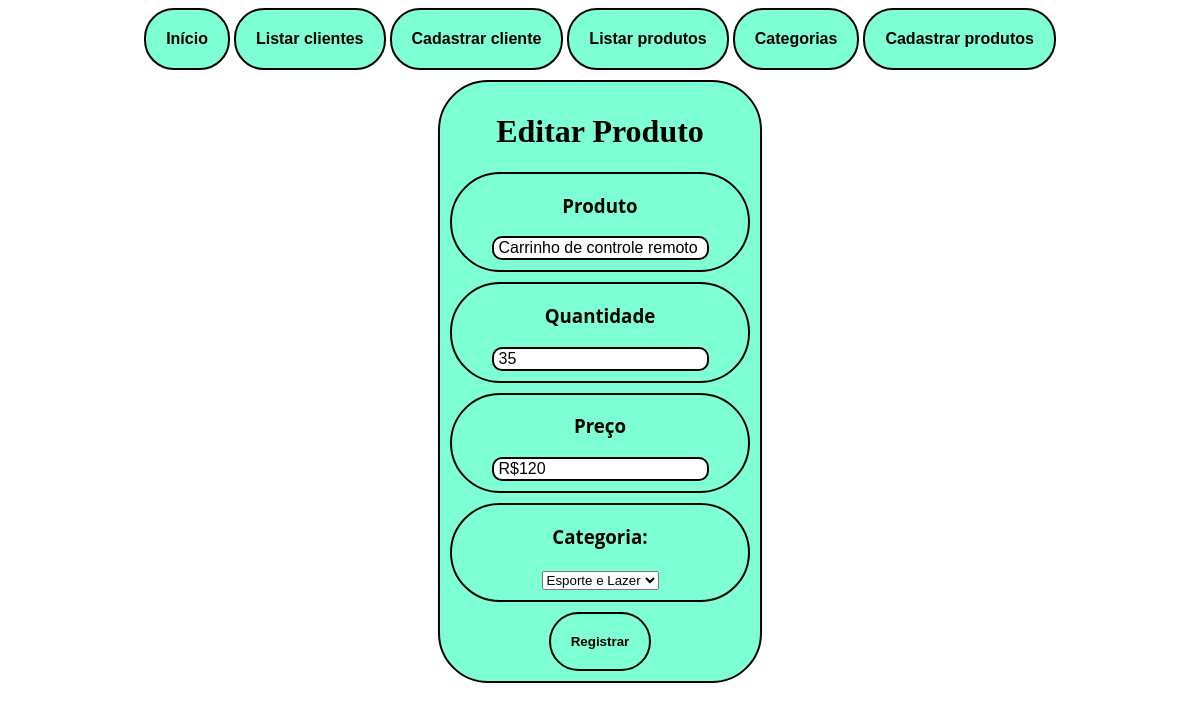
Page /core/editprod/9 on the committed database.
### core/models.py (models this page shows, shortened)
class product(models.Model):
    nome = models.CharField(max_length=100)
    quant = models.IntegerField()
    price = models.CharField(max_length=100)
    categ = models.CharField(max_length=100)

### core/views.py (the view)
# urls.py: path('editprod/<int:id>', editprod, name='editprod'),
def editprod(request, id):
    prod = product.objects.get(id=id)
    categorias = categ.objects.all()
    return render(request, 'editprod.html', {'prod': prod, 'categ': categorias})

### core/templates/editprod.html (shortened to what this page needs)
<!DOCTYPE html>
{% load static %}
<html lang="en">
<head>
    <link rel="stylesheet" href="{% static 'core/style.css' %}">
    <div id="pagebutton">
        <a href="/home" class="button">Início</a>
        <a href="/listcli"  class="button">Listar clientes</a>
        <a href="/registercli" class="button">Cadastrar cliente</a>
        <a href="/listprod" class="button">Listar produtos</a>
        <a href="/categorias" class="button">Categorias</a>
        <a href="/registerpro" class="button">Cadastrar produtos</a>
    </div>
</head>
<body style="background-image: url('https://wallpaperaccess.com/full/2431350.jpg') ;">
    <div id="caixa">
    <h1 id="welcome" style="text-align:center; font-family:'Bungasai';">
        Editar Produto
    </h1>
    <form action="{%url 'confirmeditprod' prod.id%}" method="POST">
        <div id="caixa1">
        <h3>Produto</h3>
        <input type="text" name="nome" value="{{prod.nome}}" required>
        </div>
        <div id="caixa1">
        <h3>Quantidade</h3>
        <input type="number" name="quant" value="{{prod.quant}}" required>
        </div>
        <div id="caixa1">
        <h3>Preço</h3>
        <input type="text" name="price" value="{{prod.price}}" required>
        </div>
        <div id="caixa1">
            <h3>Categoria:</h3>
            <select name="sel">
            {%for item in categ%}
            <option value="{{item.nome}}">{{item.nome}}</option>
            {%endfor%}
            </select>
        </div>
        <button class="button" type="submit">Registrar</button>
    </form>
    </div>
</body>
</html>

### core/static/core/style.css (style rules this page uses)
body { background-image: url("https://wallpaperaccess.com/full/2431350.jpg"); }
input { padding: 1px; padding-left: 5px; border: 2px solid #000000; border-radius: 10px; box-sizing: border-box; font-size: 16px; }
.button { font-family: arial; font-weight: bold; transition-duration: 0.5s; text-decoration:none; border: 2px solid rgb(0, 0, 0); padding: 20px; background-color: aquamarine; border-radius: 30px; text-align: center; color: #000000; display:inline-block; }
#pagebutton { width: fit-content; margin: 0 auto; padding-bottom: 10px; }

### core/templates/editprod.html (style rules this page uses)
#caixa { padding: 10px; background-color: aquamarine; width: 300px; margin: auto; border-radius: 50px; border:2px solid rgb(0, 0, 0); text-align: center; }
#caixa1 { background-color: rgba(0, 0, 0, 0); border-radius: 50px; border:2px solid rgb(0, 0, 0); padding-bottom: 10px; margin-top: 2px; margin-bottom: 10px; font-family:'OPEN SANS'; }

### rows in the picture
product: nome "Carrinho de controle remoto", quant "35", price "R$120"

### other values in the picture
form field sel "Esporte e Lazer"
